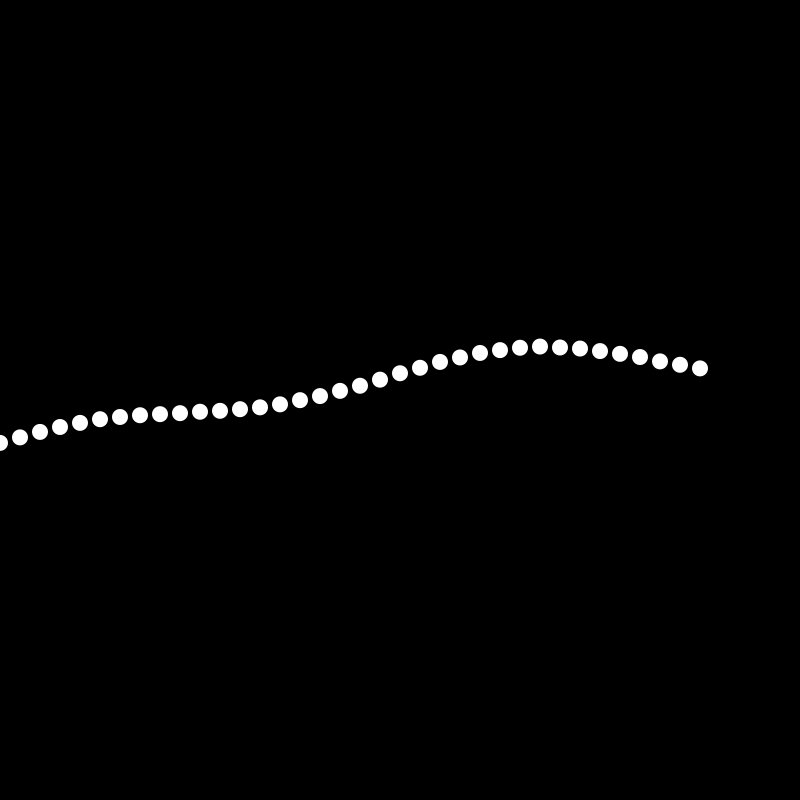
Frame 1 (no input)
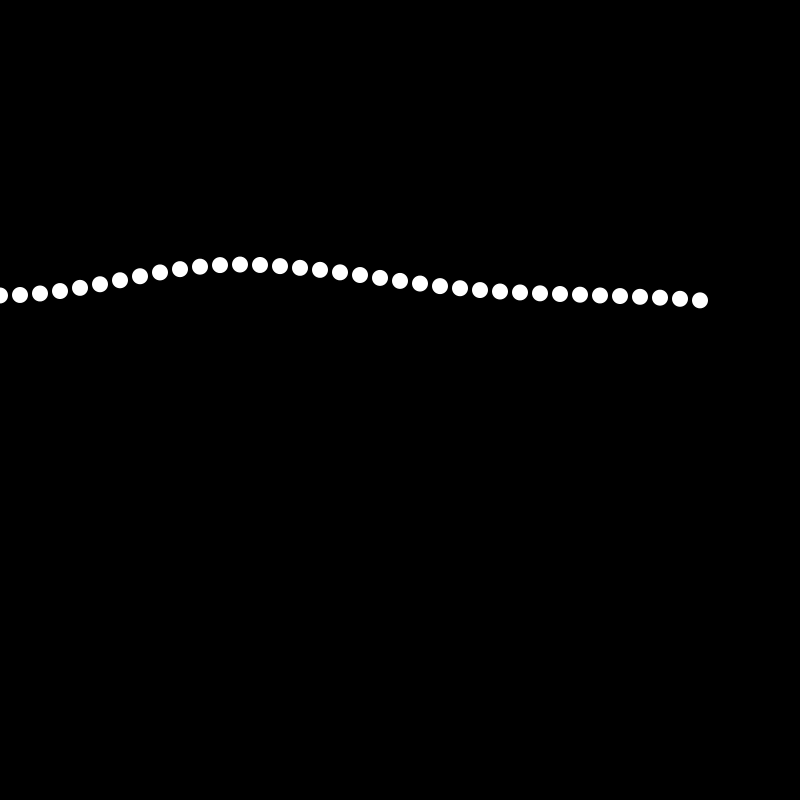
Frame 60 (the mouse pressed at the canvas centre just before this capture)
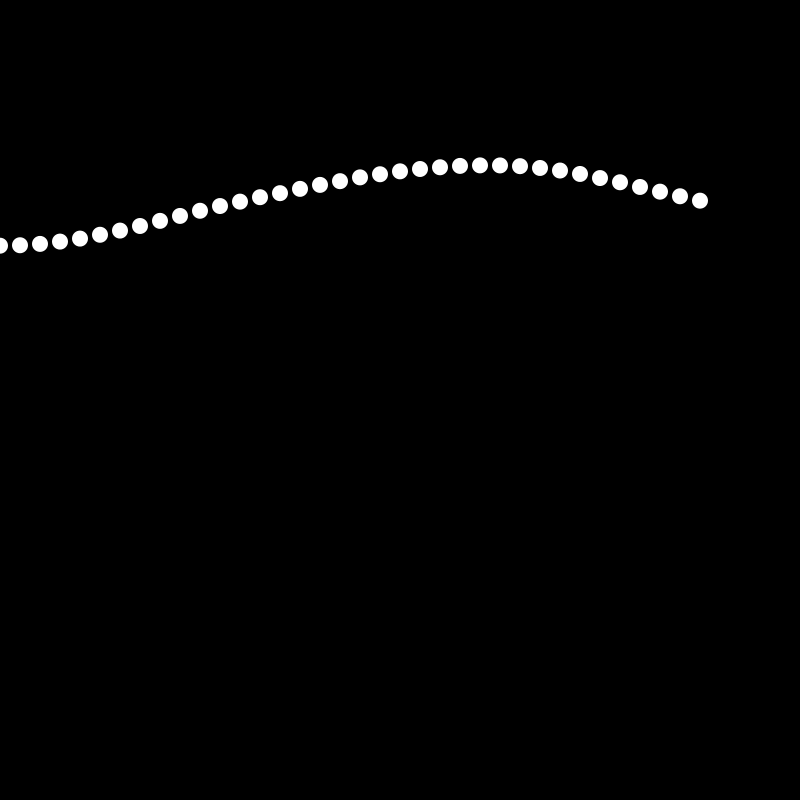
Frame 120 (the mouse held since frame 60 and released just before this capture)

The Processing sketch that drew these frames (run headless with seeded random() and noise(); from frame 60 on, the mouse is pressed at the canvas centre):

// Processing sketch: Noise_wave_along_points_not_Sine_like_previous
// ── Noise_wave_along_points_not_Sine_like_previous.pde
float theta = 0.0;

void setup() {
  size(800, 800);
  smooth(4);
  background(0);
  noStroke();
}

void draw() {
  background(0);  

  theta += 0.1;

  float angle = theta;

  //This is actually a way to stop the looping from draw() method 
  //Here a "for" loop is used to draw all the pounts along a sine wave 
  //scaled to the pixel dimension of the window. 40 * 20
  for (int i = 0; i <= 35; i++) {
    float y = noise(angle) * height; 
    ellipse(i * 20, y, 16, 16);
    angle += 0.01;
  }
}
